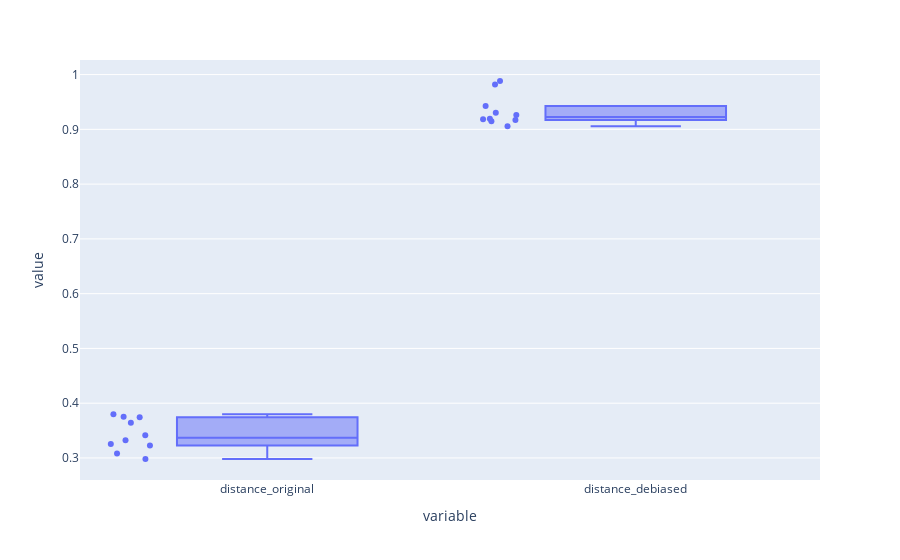

Notebook source saved alongside this figure:
### Code cell
#plot boxplots for distance original and distance debiased
import plotly.express as px
fig = px.box(df_mean_long, x="variable", y="value", points="all")
fig.show()

### Figure 1 — Plotly figure (JSON) as saved in the notebook; plotly's stock layout.template omitted (floating-point values rounded to 4 significant figures)
{"data": [{"alignmentgroup": "True", "boxpoints": "all", "hovertemplate": "variable=%{x}<br>value=%{y}<extra></extra>", "legendgroup": "", "marker": {"color": "#636efa"}, "name": "", "notched": false, "offsetgroup": "", "orientation": "v", "showlegend": false, "type": "box", "x": ["distance_original", "distance_original", "distance_original", "distance_original", "distance_original", "distance_original", "distance_original", "distance_original", "distance_original", "distance_original", "distance_debiased", "distance_debiased", "distance_debiased", "distance_debiased", "distance_debiased", "distance_debiased", "distance_debiased", "distance_debiased", "distance_debiased", "distance_debiased"], "x0": " ", "xaxis": "x", "y": [0.3643, 0.3229, 0.3083, 0.3257, 0.3796, 0.3413, 0.3325, 0.3751, 0.3744, 0.2981, 0.9169, 0.9183, 0.9883, 0.9262, 0.9426, 0.9301, 0.915, 0.9192, 0.9056, 0.982], "y0": " ", "yaxis": "y"}], "layout": {"boxmode": "group", "legend": {"tracegroupgap": 0}, "margin": {"t": 60}, "xaxis": {"anchor": "y", "domain": [0, 1], "title": {"text": "variable"}}, "yaxis": {"anchor": "x", "domain": [0, 1], "title": {"text": "value"}}}}
